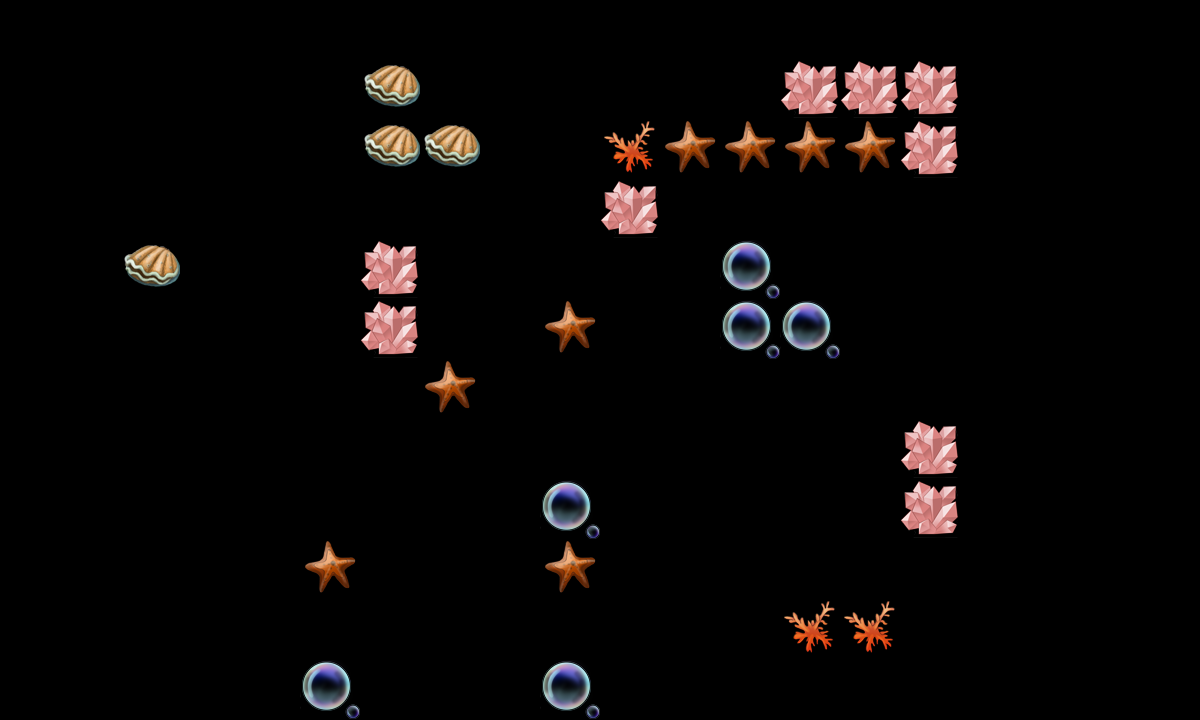

Below is a game level as drawn by its tile map, then a one-line description and the .tmx that defines it (tile-layer data replaced by summaries):
An orthogonal 20x12 tile map with 60x60 px tiles, 2 tile layers (canDes, cannotDes) and 14 objects (re3, re1, re2, tankpoint, re4, ...).

<map version="1.0" orientation="orthogonal" width="20" height="12" tilewidth="60" tileheight="60">
 <tileset firstgid="1" name="tmw_desert_spacing" tilewidth="60" tileheight="60">
  <image source="tmw_desert_spacing.png" width="480" height="300" />
  <tile id="30">
   <properties>
    <property name="canDes" value="1" />
   </properties>
  </tile>
 </tileset>
 <layer name="canDes" width="20" height="12">
  <data>[240 cells, 21 non-empty, 4 distinct tile ids]</data>
 </layer>
 <layer name="cannotDes" width="20" height="12">
  <data>[240 cells, 9 non-empty, 1 distinct tile ids]</data>
 </layer>
 <objectgroup name="spawnPoints" width="20" height="12">
  <object name="re3" x="480" y="240" width="60" height="60" />
  <object name="re1" x="780" y="480" width="60" height="60" />
  <object name="re2" x="958" y="600" width="60" height="60" />
  <object name="tankpoint" x="480" y="600" width="60" height="60" />
  <object name="re4" x="960" y="240" width="60" height="60" />
  <object name="p4" x="660" y="600" width="60" height="60" />
  <object name="re5" x="403" y="463" width="59" height="59" />
 </objectgroup>
 <objectgroup name="roadPoints" width="20" height="12">
  <object name="p3" x="660" y="420" width="60" height="60" />
  <object name="p1" x="240" y="120" width="60" height="60" />
  <object name="p2" x="240" y="420" width="60" height="60" />
 </objectgroup>
 <objectgroup name="bossPoint" width="20" height="12" visible="0">
  <object name="boss1" x="240" y="60" width="60" height="60" />
 </objectgroup>
 <objectgroup name="buildingPoint" width="20" height="12" visible="0">
  <object name="building1" x="540" y="60" width="60" height="60" />
 </objectgroup>
 <objectgroup name="endPoint" width="20" height="12">
  <object name="endpoint" x="540" y="60" width="60" height="60" />
 </objectgroup>
 <objectgroup name="morePoint" width="20" height="12">
  <object name="morepoint" x="240" y="240" width="60" height="60" />
 </objectgroup>
</map>
